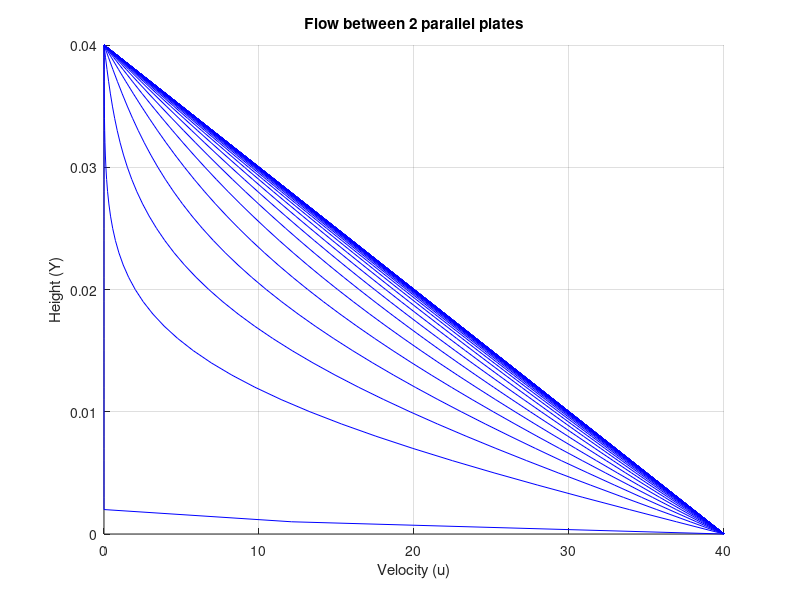

Write MATLAB code to recreate this figure.
% 1D Couette Flow Example-2 using Crank-Nicolson Scheme
% Fixed Plate -> Top Plate
% Moving Plate -> Bottom Plate
clear all; clc

% Known parameters
h = 0.04; % Distance between the plates (0.04 m)
N = 41; % No. of grid points considered
dy = h/(N-1); % Grid Size
U_m = 40; % Velocity of Moving Plate (40 m/s)
v = 0.000217; % v = Uh/Re; Re = reynolds number (m^2/s)
dt = 2e-3; % Time Step
gamma_y = v*dt/(dy^2); % Diffusion Factor Coefficient

% Initialization
t = 0; % Time
u = zeros(N,1); % Velocity Matrix
U = []; % Velocities at particular time steps
T = []; % Particular Time Steps
n = 0; % Iterator

% Initial & Boundary Conditions
u(N,1) = U_m; % Moving Plate (Bottom Plate)
u(1,1) = 0; % Stationary Plate (Top Plate)

% Computation - Implicit Method
% Crank Nicolson Method
while t<=10
    u_old = u; % u_old at nth time step & u at (n+1)th time step
    for i=2:N-1
        u(i,1) = ((gamma_y/(2+2*gamma_y))*(u(i+1,1)+u(i-1,1)+u_old(i+1,1)+u_old(i-1,1)))+((1-gamma_y)/(1+gamma_y))*u_old(i,1);
    end
    U = [U;u'];
    T(end+1) = t;
    t = t+dt; % Time
    n = n+1; % Iterator
end
u
n
t

% Plotting
figure;
hold on;
grid on;
%plot(u,h:-dy:0)
for i=1:150:n
    plot(U(i,:),h:-dy:0,'b-')
end
xlabel('Velocity (u)'),ylabel('Height (Y)')
title('Flow between 2 parallel plates')
hold off;
